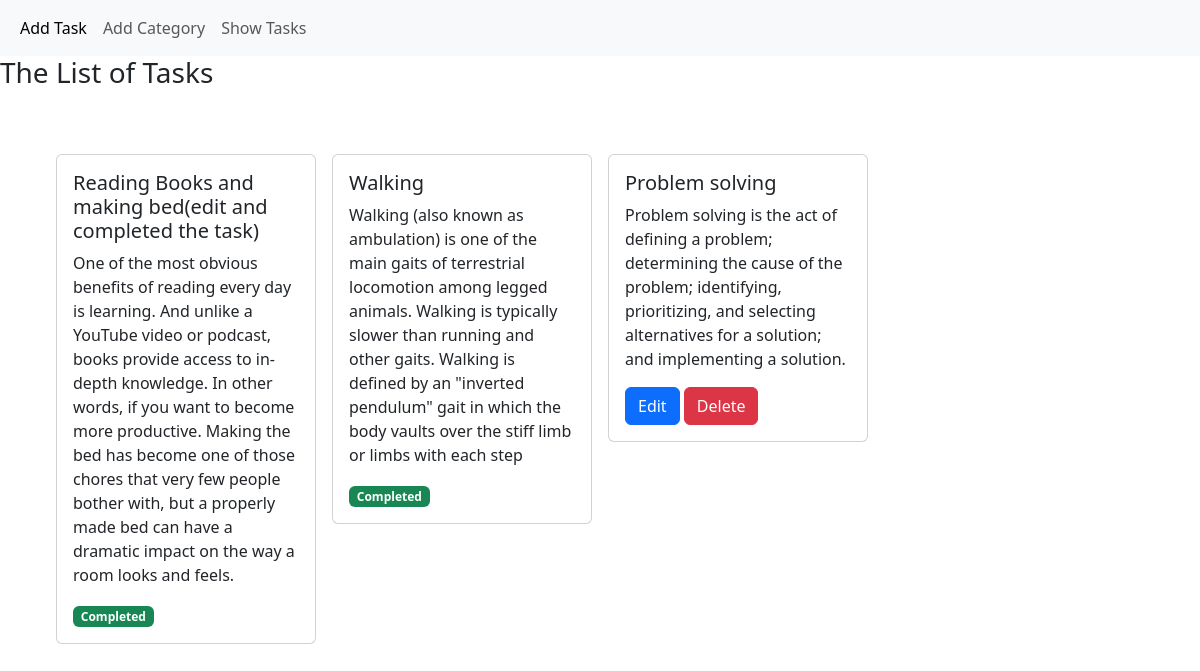
Page /task/show_tasks/ on the committed database.
### task/models.py (models this page shows, shortened)
class TaskModel(models.Model):
    taskTitle = models.CharField(max_length=100)
    taskDescription = models.TextField()
    is_completed = models.BooleanField(default=False)
    task_assign_date = models.DateTimeField(auto_now_add=True)
    categories = models.ManyToManyField('category.TaskCategory')

### task/views.py (the view)
# urls.py: path('show_tasks/', views.show_tasks, name='show_tasks'),
def show_tasks(request):
    tasks = TaskModel.objects.all()
    return render(request, 'show_tasks.html', {'tasks': tasks})

### task/templates/show_tasks.html
{% extends 'base.html' %}
{% block content %}
<h3>The List of Tasks</h3>
<div class="d-flex flex-wrap  px-5 pt-5">
    {% for task in tasks %}
    <div class="col-sm-3">
        <div class="card m-2">
            <div class="card-body">
                <h5 class="card-title">{{ task.taskTitle }}</h5>
                <p class="card-text">{{ task.taskDescription }}</p>
                {% if not task.is_completed %}
                <a href="{% url 'edit_task' task.id %}" class="btn btn-primary">Edit</a>
                <a href="{% url 'delete_task' task.id %}" class="btn btn-danger">Delete</a>
                {% else %}
                <span class="badge bg-success">Completed</span>
                {% endif %}
            </div>
        </div>
    </div>
    {% endfor %}
</div>
{% endblock %}

### templates/base.html (shortened to what this page needs)
<!DOCTYPE html>
<html>
  <head>
    <link
      href="https://cdn.jsdelivr.net/npm/bootstrap@5.3.2/dist/css/bootstrap.min.css"
      rel="stylesheet"
    />
  </head>
  <body>
    <nav class="navbar navbar-expand-lg bg-body-tertiary">
      <div class="container-fluid">
        <div class="collapse navbar-collapse" id="navbarNavAltMarkup">
          <div class="navbar-nav">
            <a
              class="nav-link active"
              aria-current="page"
              href="{% url 'add_task' %}"
              >Add Task</a
            >
            <a class="nav-link" href="{% url 'add_category' %}">Add Category</a>
            <a class="nav-link" href="{% url 'show_tasks' %}">Show Tasks</a>
          </div>
        </div>
      </div>
    </nav>
    {% block content %} {% endblock %}
  </body>
</html>

### rows in the picture
TaskModel: taskTitle "Reading Books and making bed(edit and completed the task)", taskDescription "One of the most obvious benefits of reading every day is learning. And unlike a YouTube video or podcast, books provide access to in-depth knowledge. In other words, if you want to become more productive. Making the bed has become one of those chores that very few people bother with, but a properly made bed can have a dramatic impact on the way a room looks and feels.", is_completed "Completed"
TaskModel: taskTitle "Walking", taskDescription "Walking (also known as ambulation) is one of the main gaits of terrestrial locomotion among legged animals. Walking is typically slower than running and other gaits. Walking is defined by an \"inverted pendulum\" gait in which the body vaults over the stiff limb or limbs with each step", is_completed "Completed"
TaskModel: taskTitle "Problem solving", taskDescription "Problem solving is the act of defining a problem; determining the cause of the problem; identifying, prioritizing, and selecting alternatives for a solution; and implementing a solution.", is_completed "Edit"
